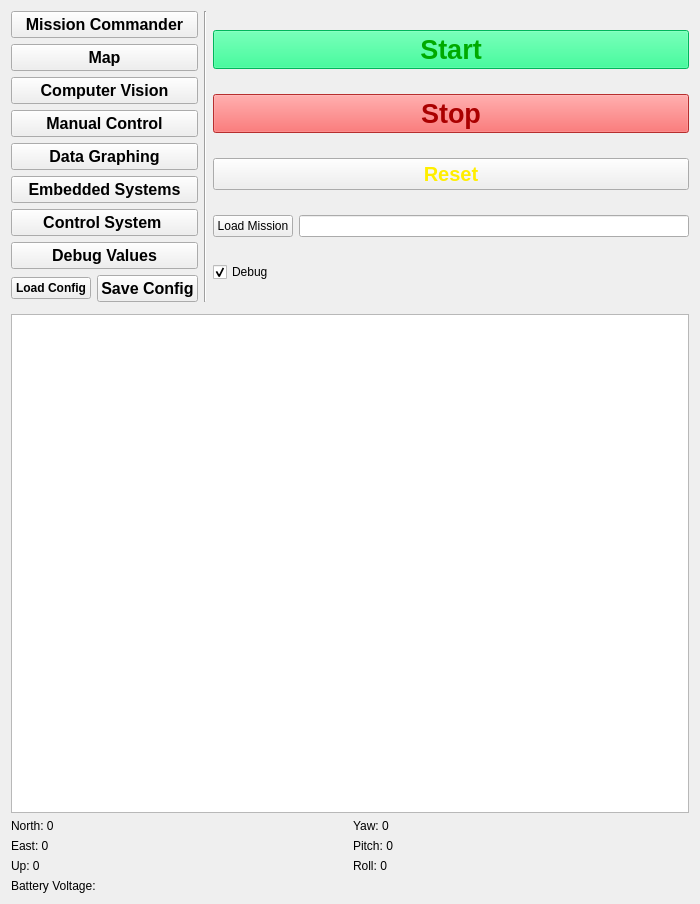
<?xml version="1.0" encoding="UTF-8"?>
<ui version="4.0">
 <class>MainWindowWidget</class>
 <widget class="QWidget" name="MainWindowWidget">
  <property name="geometry">
   <rect>
    <x>0</x>
    <y>0</y>
    <width>700</width>
    <height>904</height>
   </rect>
  </property>
  <property name="windowTitle">
   <string>Form</string>
  </property>
  <property name="autoFillBackground">
   <bool>false</bool>
  </property>
  <property name="styleSheet">
   <string notr="true"/>
  </property>
  <layout class="QVBoxLayout" name="verticalLayout_2">
   <item>
    <layout class="QVBoxLayout" name="verticalLayout">
     <item>
      <layout class="QHBoxLayout" name="horizontalLayout">
       <item>
        <layout class="QGridLayout" name="gridLayout">
         <item row="5" column="0">
          <widget class="QPushButton" name="embeddedButton">
           <property name="font">
            <font>
             <pointsize>12</pointsize>
             <weight>75</weight>
             <bold>true</bold>
            </font>
           </property>
           <property name="text">
            <string>Embedded Systems</string>
           </property>
          </widget>
         </item>
         <item row="4" column="0">
          <widget class="QPushButton" name="dataGraphingButton">
           <property name="font">
            <font>
             <pointsize>12</pointsize>
             <weight>75</weight>
             <bold>true</bold>
            </font>
           </property>
           <property name="text">
            <string>Data Graphing</string>
           </property>
          </widget>
         </item>
         <item row="1" column="0">
          <widget class="QPushButton" name="mapButton">
           <property name="font">
            <font>
             <pointsize>12</pointsize>
             <weight>75</weight>
             <bold>true</bold>
            </font>
           </property>
           <property name="text">
            <string>Map</string>
           </property>
          </widget>
         </item>
         <item row="3" column="0">
          <widget class="QPushButton" name="manualControlButton">
           <property name="font">
            <font>
             <pointsize>12</pointsize>
             <weight>75</weight>
             <bold>true</bold>
            </font>
           </property>
           <property name="text">
            <string>Manual Control</string>
           </property>
          </widget>
         </item>
         <item row="8" column="0">
          <layout class="QHBoxLayout" name="horizontalLayout_2">
           <item>
            <widget class="QPushButton" name="loadConfigsButton">
             <property name="font">
              <font>
               <weight>75</weight>
               <bold>true</bold>
              </font>
             </property>
             <property name="text">
              <string>Load Config</string>
             </property>
            </widget>
           </item>
           <item>
            <widget class="QPushButton" name="saveConfigButton">
             <property name="font">
              <font>
               <pointsize>12</pointsize>
               <weight>75</weight>
               <bold>true</bold>
              </font>
             </property>
             <property name="text">
              <string>Save Config</string>
             </property>
            </widget>
           </item>
          </layout>
         </item>
         <item row="6" column="0">
          <widget class="QPushButton" name="controlSystemButton">
           <property name="font">
            <font>
             <pointsize>12</pointsize>
             <weight>75</weight>
             <bold>true</bold>
            </font>
           </property>
           <property name="text">
            <string>Control System </string>
           </property>
          </widget>
         </item>
         <item row="2" column="0">
          <widget class="QPushButton" name="computerVisionButton">
           <property name="font">
            <font>
             <pointsize>12</pointsize>
             <weight>75</weight>
             <bold>true</bold>
            </font>
           </property>
           <property name="text">
            <string>Computer Vision</string>
           </property>
          </widget>
         </item>
         <item row="0" column="0">
          <widget class="QPushButton" name="missionCommanderButton">
           <property name="font">
            <font>
             <pointsize>12</pointsize>
             <weight>75</weight>
             <bold>true</bold>
            </font>
           </property>
           <property name="text">
            <string>Mission Commander</string>
           </property>
          </widget>
         </item>
         <item row="7" column="0">
          <widget class="QPushButton" name="debugValuesButton">
           <property name="font">
            <font>
             <pointsize>12</pointsize>
             <weight>75</weight>
             <bold>true</bold>
            </font>
           </property>
           <property name="text">
            <string>Debug Values</string>
           </property>
          </widget>
         </item>
        </layout>
       </item>
       <item>
        <widget class="Line" name="line">
         <property name="orientation">
          <enum>Qt::Vertical</enum>
         </property>
        </widget>
       </item>
       <item>
        <layout class="QGridLayout" name="gridLayout_5">
         <item row="1" column="0">
          <widget class="QPushButton" name="stopButton">
           <property name="palette">
            <palette>
             <active>
              <colorrole role="WindowText">
               <brush brushstyle="SolidPattern">
                <color alpha="255">
                 <red>170</red>
                 <green>0</green>
                 <blue>0</blue>
                </color>
               </brush>
              </colorrole>
              <colorrole role="Button">
               <brush brushstyle="SolidPattern">
                <color alpha="255">
                 <red>255</red>
                 <green>65</green>
                 <blue>65</blue>
                </color>
               </brush>
              </colorrole>
              <colorrole role="Light">
               <brush brushstyle="SolidPattern">
                <color alpha="255">
                 <red>255</red>
                 <green>193</green>
                 <blue>193</blue>
                </color>
               </brush>
              </colorrole>
              <colorrole role="Midlight">
               <brush brushstyle="SolidPattern">
                <color alpha="255">
                 <red>255</red>
                 <green>129</green>
                 <blue>129</blue>
                </color>
               </brush>
              </colorrole>
              <colorrole role="Dark">
               <brush brushstyle="SolidPattern">
                <color alpha="255">
                 <red>127</red>
                 <green>32</green>
                 <blue>32</blue>
                </color>
               </brush>
              </colorrole>
              <colorrole role="Mid">
               <brush brushstyle="SolidPattern">
                <color alpha="255">
                 <red>170</red>
                 <green>43</green>
                 <blue>43</blue>
                </color>
               </brush>
              </colorrole>
              <colorrole role="Text">
               <brush brushstyle="SolidPattern">
                <color alpha="255">
                 <red>170</red>
                 <green>0</green>
                 <blue>0</blue>
                </color>
               </brush>
              </colorrole>
              <colorrole role="BrightText">
               <brush brushstyle="SolidPattern">
                <color alpha="255">
                 <red>255</red>
                 <green>255</green>
                 <blue>255</blue>
                </color>
               </brush>
              </colorrole>
              <colorrole role="ButtonText">
               <brush brushstyle="SolidPattern">
                <color alpha="255">
                 <red>170</red>
                 <green>0</green>
                 <blue>0</blue>
                </color>
               </brush>
              </colorrole>
              <colorrole role="Base">
               <brush brushstyle="SolidPattern">
                <color alpha="255">
                 <red>255</red>
                 <green>255</green>
                 <blue>255</blue>
                </color>
               </brush>
              </colorrole>
              <colorrole role="Window">
               <brush brushstyle="SolidPattern">
                <color alpha="255">
                 <red>255</red>
                 <green>65</green>
                 <blue>65</blue>
                </color>
               </brush>
              </colorrole>
              <colorrole role="Shadow">
               <brush brushstyle="SolidPattern">
                <color alpha="255">
                 <red>0</red>
                 <green>0</green>
                 <blue>0</blue>
                </color>
               </brush>
              </colorrole>
              <colorrole role="AlternateBase">
               <brush brushstyle="SolidPattern">
                <color alpha="255">
                 <red>255</red>
                 <green>160</green>
                 <blue>160</blue>
                </color>
               </brush>
              </colorrole>
              <colorrole role="ToolTipBase">
               <brush brushstyle="SolidPattern">
                <color alpha="255">
                 <red>255</red>
                 <green>255</green>
                 <blue>220</blue>
                </color>
               </brush>
              </colorrole>
              <colorrole role="ToolTipText">
               <brush brushstyle="SolidPattern">
                <color alpha="255">
                 <red>0</red>
                 <green>0</green>
                 <blue>0</blue>
                </color>
               </brush>
              </colorrole>
             </active>
             <inactive>
              <colorrole role="WindowText">
               <brush brushstyle="SolidPattern">
                <color alpha="255">
                 <red>170</red>
                 <green>0</green>
                 <blue>0</blue>
                </color>
               </brush>
              </colorrole>
              <colorrole role="Button">
               <brush brushstyle="SolidPattern">
                <color alpha="255">
                 <red>255</red>
                 <green>65</green>
                 <blue>65</blue>
                </color>
               </brush>
              </colorrole>
              <colorrole role="Light">
               <brush brushstyle="SolidPattern">
                <color alpha="255">
                 <red>255</red>
                 <green>193</green>
                 <blue>193</blue>
                </color>
               </brush>
              </colorrole>
              <colorrole role="Midlight">
               <brush brushstyle="SolidPattern">
                <color alpha="255">
                 <red>255</red>
                 <green>129</green>
                 <blue>129</blue>
                </color>
               </brush>
              </colorrole>
              <colorrole role="Dark">
               <brush brushstyle="SolidPattern">
                <color alpha="255">
                 <red>127</red>
                 <green>32</green>
                 <blue>32</blue>
                </color>
               </brush>
              </colorrole>
              <colorrole role="Mid">
               <brush brushstyle="SolidPattern">
                <color alpha="255">
                 <red>170</red>
                 <green>43</green>
                 <blue>43</blue>
                </color>
               </brush>
              </colorrole>
              <colorrole role="Text">
               <brush brushstyle="SolidPattern">
                <color alpha="255">
                 <red>170</red>
                 <green>0</green>
                 <blue>0</blue>
                </color>
               </brush>
              </colorrole>
              <colorrole role="BrightText">
               <brush brushstyle="SolidPattern">
                <color alpha="255">
                 <red>255</red>
                 <green>255</green>
                 <blue>255</blue>
                </color>
               </brush>
              </colorrole>
              <colorrole role="ButtonText">
               <brush brushstyle="SolidPattern">
                <color alpha="255">
                 <red>170</red>
                 <green>0</green>
                 <blue>0</blue>
                </color>
               </brush>
              </colorrole>
              <colorrole role="Base">
               <brush brushstyle="SolidPattern">
                <color alpha="255">
                 <red>255</red>
                 <green>255</green>
                 <blue>255</blue>
                </color>
               </brush>
              </colorrole>
              <colorrole role="Window">
               <brush brushstyle="SolidPattern">
                <color alpha="255">
                 <red>255</red>
                 <green>65</green>
                 <blue>65</blue>
                </color>
               </brush>
              </colorrole>
              <colorrole role="Shadow">
               <brush brushstyle="SolidPattern">
                <color alpha="255">
                 <red>0</red>
                 <green>0</green>
                 <blue>0</blue>
                </color>
               </brush>
              </colorrole>
              <colorrole role="AlternateBase">
               <brush brushstyle="SolidPattern">
                <color alpha="255">
                 <red>255</red>
                 <green>160</green>
                 <blue>160</blue>
                </color>
               </brush>
              </colorrole>
              <colorrole role="ToolTipBase">
               <brush brushstyle="SolidPattern">
                <color alpha="255">
                 <red>255</red>
                 <green>255</green>
                 <blue>220</blue>
                </color>
               </brush>
              </colorrole>
              <colorrole role="ToolTipText">
               <brush brushstyle="SolidPattern">
                <color alpha="255">
                 <red>0</red>
                 <green>0</green>
                 <blue>0</blue>
                </color>
               </brush>
              </colorrole>
             </inactive>
             <disabled>
              <colorrole role="WindowText">
               <brush brushstyle="SolidPattern">
                <color alpha="255">
                 <red>170</red>
                 <green>0</green>
                 <blue>0</blue>
                </color>
               </brush>
              </colorrole>
              <colorrole role="Button">
               <brush brushstyle="SolidPattern">
                <color alpha="255">
                 <red>255</red>
                 <green>65</green>
                 <blue>65</blue>
                </color>
               </brush>
              </colorrole>
              <colorrole role="Light">
               <brush brushstyle="SolidPattern">
                <color alpha="255">
                 <red>255</red>
                 <green>193</green>
                 <blue>193</blue>
                </color>
               </brush>
              </colorrole>
              <colorrole role="Midlight">
               <brush brushstyle="SolidPattern">
                <color alpha="255">
                 <red>255</red>
                 <green>129</green>
                 <blue>129</blue>
                </color>
               </brush>
              </colorrole>
              <colorrole role="Dark">
               <brush brushstyle="SolidPattern">
                <color alpha="255">
                 <red>127</red>
                 <green>32</green>
                 <blue>32</blue>
                </color>
               </brush>
              </colorrole>
              <colorrole role="Mid">
               <brush brushstyle="SolidPattern">
                <color alpha="255">
                 <red>170</red>
                 <green>43</green>
                 <blue>43</blue>
                </color>
               </brush>
              </colorrole>
              <colorrole role="Text">
               <brush brushstyle="SolidPattern">
                <color alpha="255">
                 <red>170</red>
                 <green>0</green>
                 <blue>0</blue>
                </color>
               </brush>
              </colorrole>
              <colorrole role="BrightText">
               <brush brushstyle="SolidPattern">
                <color alpha="255">
                 <red>255</red>
                 <green>255</green>
                 <blue>255</blue>
                </color>
               </brush>
              </colorrole>
              <colorrole role="ButtonText">
               <brush brushstyle="SolidPattern">
                <color alpha="255">
                 <red>170</red>
                 <green>0</green>
                 <blue>0</blue>
                </color>
               </brush>
              </colorrole>
              <colorrole role="Base">
               <brush brushstyle="SolidPattern">
                <color alpha="255">
                 <red>255</red>
                 <green>65</green>
                 <blue>65</blue>
                </color>
               </brush>
              </colorrole>
              <colorrole role="Window">
               <brush brushstyle="SolidPattern">
                <color alpha="255">
                 <red>255</red>
                 <green>65</green>
                 <blue>65</blue>
                </color>
               </brush>
              </colorrole>
              <colorrole role="Shadow">
               <brush brushstyle="SolidPattern">
                <color alpha="255">
                 <red>0</red>
                 <green>0</green>
                 <blue>0</blue>
                </color>
               </brush>
              </colorrole>
              <colorrole role="AlternateBase">
               <brush brushstyle="SolidPattern">
                <color alpha="255">
                 <red>255</red>
                 <green>65</green>
                 <blue>65</blue>
                </color>
               </brush>
              </colorrole>
              <colorrole role="ToolTipBase">
               <brush brushstyle="SolidPattern">
                <color alpha="255">
                 <red>255</red>
                 <green>255</green>
                 <blue>220</blue>
                </color>
               </brush>
              </colorrole>
              <colorrole role="ToolTipText">
               <brush brushstyle="SolidPattern">
                <color alpha="255">
                 <red>0</red>
                 <green>0</green>
                 <blue>0</blue>
                </color>
               </brush>
              </colorrole>
             </disabled>
            </palette>
           </property>
           <property name="font">
            <font>
             <pointsize>20</pointsize>
             <weight>75</weight>
             <bold>true</bold>
            </font>
           </property>
           <property name="styleSheet">
            <string notr="true">color: rgb(170, 0, 0);</string>
           </property>
           <property name="text">
            <string>Stop</string>
           </property>
          </widget>
         </item>
         <item row="0" column="0">
          <widget class="QPushButton" name="startButton">
           <property name="palette">
            <palette>
             <active>
              <colorrole role="WindowText">
               <brush brushstyle="SolidPattern">
                <color alpha="255">
                 <red>0</red>
                 <green>170</green>
                 <blue>0</blue>
                </color>
               </brush>
              </colorrole>
              <colorrole role="Button">
               <brush brushstyle="SolidPattern">
                <color alpha="255">
                 <red>0</red>
                 <green>255</green>
                 <blue>127</blue>
                </color>
               </brush>
              </colorrole>
              <colorrole role="Light">
               <brush brushstyle="SolidPattern">
                <color alpha="255">
                 <red>127</red>
                 <green>255</green>
                 <blue>191</blue>
                </color>
               </brush>
              </colorrole>
              <colorrole role="Midlight">
               <brush brushstyle="SolidPattern">
                <color alpha="255">
                 <red>63</red>
                 <green>255</green>
                 <blue>159</blue>
                </color>
               </brush>
              </colorrole>
              <colorrole role="Dark">
               <brush brushstyle="SolidPattern">
                <color alpha="255">
                 <red>0</red>
                 <green>127</green>
                 <blue>63</blue>
                </color>
               </brush>
              </colorrole>
              <colorrole role="Mid">
               <brush brushstyle="SolidPattern">
                <color alpha="255">
                 <red>0</red>
                 <green>170</green>
                 <blue>84</blue>
                </color>
               </brush>
              </colorrole>
              <colorrole role="Text">
               <brush brushstyle="SolidPattern">
                <color alpha="255">
                 <red>0</red>
                 <green>170</green>
                 <blue>0</blue>
                </color>
               </brush>
              </colorrole>
              <colorrole role="BrightText">
               <brush brushstyle="SolidPattern">
                <color alpha="255">
                 <red>255</red>
                 <green>255</green>
                 <blue>255</blue>
                </color>
               </brush>
              </colorrole>
              <colorrole role="ButtonText">
               <brush brushstyle="SolidPattern">
                <color alpha="255">
                 <red>0</red>
                 <green>170</green>
                 <blue>0</blue>
                </color>
               </brush>
              </colorrole>
              <colorrole role="Base">
               <brush brushstyle="SolidPattern">
                <color alpha="255">
                 <red>255</red>
                 <green>255</green>
                 <blue>255</blue>
                </color>
               </brush>
              </colorrole>
              <colorrole role="Window">
               <brush brushstyle="SolidPattern">
                <color alpha="255">
                 <red>0</red>
                 <green>255</green>
                 <blue>127</blue>
                </color>
               </brush>
              </colorrole>
              <colorrole role="Shadow">
               <brush brushstyle="SolidPattern">
                <color alpha="255">
                 <red>0</red>
                 <green>0</green>
                 <blue>0</blue>
                </color>
               </brush>
              </colorrole>
              <colorrole role="AlternateBase">
               <brush brushstyle="SolidPattern">
                <color alpha="255">
                 <red>127</red>
                 <green>255</green>
                 <blue>191</blue>
                </color>
               </brush>
              </colorrole>
              <colorrole role="ToolTipBase">
               <brush brushstyle="SolidPattern">
                <color alpha="255">
                 <red>255</red>
                 <green>255</green>
                 <blue>220</blue>
                </color>
               </brush>
              </colorrole>
              <colorrole role="ToolTipText">
               <brush brushstyle="SolidPattern">
                <color alpha="255">
                 <red>0</red>
                 <green>0</green>
                 <blue>0</blue>
                </color>
               </brush>
              </colorrole>
             </active>
             <inactive>
              <colorrole role="WindowText">
               <brush brushstyle="SolidPattern">
                <color alpha="255">
                 <red>0</red>
                 <green>170</green>
                 <blue>0</blue>
                </color>
               </brush>
              </colorrole>
              <colorrole role="Button">
               <brush brushstyle="SolidPattern">
                <color alpha="255">
                 <red>0</red>
                 <green>255</green>
                 <blue>127</blue>
                </color>
               </brush>
              </colorrole>
              <colorrole role="Light">
               <brush brushstyle="SolidPattern">
                <color alpha="255">
                 <red>127</red>
                 <green>255</green>
                 <blue>191</blue>
                </color>
               </brush>
              </colorrole>
              <colorrole role="Midlight">
               <brush brushstyle="SolidPattern">
                <color alpha="255">
                 <red>63</red>
                 <green>255</green>
                 <blue>159</blue>
                </color>
               </brush>
              </colorrole>
              <colorrole role="Dark">
               <brush brushstyle="SolidPattern">
                <color alpha="255">
                 <red>0</red>
                 <green>127</green>
                 <blue>63</blue>
                </color>
               </brush>
              </colorrole>
              <colorrole role="Mid">
               <brush brushstyle="SolidPattern">
                <color alpha="255">
                 <red>0</red>
                 <green>170</green>
                 <blue>84</blue>
                </color>
               </brush>
              </colorrole>
              <colorrole role="Text">
               <brush brushstyle="SolidPattern">
                <color alpha="255">
                 <red>0</red>
                 <green>170</green>
                 <blue>0</blue>
                </color>
               </brush>
              </colorrole>
              <colorrole role="BrightText">
               <brush brushstyle="SolidPattern">
                <color alpha="255">
                 <red>255</red>
                 <green>255</green>
                 <blue>255</blue>
                </color>
               </brush>
              </colorrole>
              <colorrole role="ButtonText">
               <brush brushstyle="SolidPattern">
                <color alpha="255">
                 <red>0</red>
                 <green>170</green>
                 <blue>0</blue>
                </color>
               </brush>
              </colorrole>
              <colorrole role="Base">
               <brush brushstyle="SolidPattern">
                <color alpha="255">
                 <red>255</red>
                 <green>255</green>
                 <blue>255</blue>
                </color>
               </brush>
              </colorrole>
              <colorrole role="Window">
               <brush brushstyle="SolidPattern">
                <color alpha="255">
                 <red>0</red>
                 <green>255</green>
                 <blue>127</blue>
                </color>
               </brush>
              </colorrole>
              <colorrole role="Shadow">
               <brush brushstyle="SolidPattern">
                <color alpha="255">
                 <red>0</red>
                 <green>0</green>
                 <blue>0</blue>
                </color>
               </brush>
              </colorrole>
              <colorrole role="AlternateBase">
               <brush brushstyle="SolidPattern">
                <color alpha="255">
                 <red>127</red>
                 <green>255</green>
                 <blue>191</blue>
                </color>
               </brush>
              </colorrole>
              <colorrole role="ToolTipBase">
               <brush brushstyle="SolidPattern">
                <color alpha="255">
                 <red>255</red>
                 <green>255</green>
                 <blue>220</blue>
                </color>
               </brush>
              </colorrole>
              <colorrole role="ToolTipText">
               <brush brushstyle="SolidPattern">
                <color alpha="255">
                 <red>0</red>
                 <green>0</green>
                 <blue>0</blue>
                </color>
               </brush>
              </colorrole>
             </inactive>
             <disabled>
              <colorrole role="WindowText">
               <brush brushstyle="SolidPattern">
                <color alpha="255">
                 <red>0</red>
                 <green>170</green>
                 <blue>0</blue>
                </color>
               </brush>
              </colorrole>
              <colorrole role="Button">
               <brush brushstyle="SolidPattern">
                <color alpha="255">
                 <red>0</red>
                 <green>255</green>
                 <blue>127</blue>
                </color>
               </brush>
              </colorrole>
              <colorrole role="Light">
               <brush brushstyle="SolidPattern">
                <color alpha="255">
                 <red>127</red>
                 <green>255</green>
                 <blue>191</blue>
                </color>
               </brush>
              </colorrole>
              <colorrole role="Midlight">
               <brush brushstyle="SolidPattern">
                <color alpha="255">
                 <red>63</red>
                 <green>255</green>
                 <blue>159</blue>
                </color>
               </brush>
              </colorrole>
              <colorrole role="Dark">
               <brush brushstyle="SolidPattern">
                <color alpha="255">
                 <red>0</red>
                 <green>127</green>
                 <blue>63</blue>
                </color>
               </brush>
              </colorrole>
              <colorrole role="Mid">
               <brush brushstyle="SolidPattern">
                <color alpha="255">
                 <red>0</red>
                 <green>170</green>
                 <blue>84</blue>
                </color>
               </brush>
              </colorrole>
              <colorrole role="Text">
               <brush brushstyle="SolidPattern">
                <color alpha="255">
                 <red>0</red>
                 <green>170</green>
                 <blue>0</blue>
                </color>
               </brush>
              </colorrole>
              <colorrole role="BrightText">
               <brush brushstyle="SolidPattern">
                <color alpha="255">
                 <red>255</red>
                 <green>255</green>
                 <blue>255</blue>
                </color>
               </brush>
              </colorrole>
              <colorrole role="ButtonText">
               <brush brushstyle="SolidPattern">
                <color alpha="255">
                 <red>0</red>
                 <green>170</green>
                 <blue>0</blue>
                </color>
               </brush>
              </colorrole>
              <colorrole role="Base">
               <brush brushstyle="SolidPattern">
                <color alpha="255">
                 <red>0</red>
                 <green>255</green>
                 <blue>127</blue>
                </color>
               </brush>
              </colorrole>
              <colorrole role="Window">
               <brush brushstyle="SolidPattern">
                <color alpha="255">
                 <red>0</red>
                 <green>255</green>
                 <blue>127</blue>
                </color>
               </brush>
              </colorrole>
              <colorrole role="Shadow">
               <brush brushstyle="SolidPattern">
                <color alpha="255">
                 <red>0</red>
                 <green>0</green>
                 <blue>0</blue>
                </color>
               </brush>
              </colorrole>
              <colorrole role="AlternateBase">
               <brush brushstyle="SolidPattern">
                <color alpha="255">
                 <red>0</red>
                 <green>255</green>
                 <blue>127</blue>
                </color>
               </brush>
              </colorrole>
              <colorrole role="ToolTipBase">
               <brush brushstyle="SolidPattern">
                <color alpha="255">
                 <red>255</red>
                 <green>255</green>
                 <blue>220</blue>
                </color>
               </brush>
              </colorrole>
              <colorrole role="ToolTipText">
               <brush brushstyle="SolidPattern">
                <color alpha="255">
                 <red>0</red>
                 <green>0</green>
                 <blue>0</blue>
                </color>
               </brush>
              </colorrole>
             </disabled>
            </palette>
           </property>
           <property name="font">
            <font>
             <pointsize>20</pointsize>
             <weight>75</weight>
             <bold>true</bold>
            </font>
           </property>
           <property name="styleSheet">
            <string notr="true">color: rgb(0, 170, 0);</string>
           </property>
           <property name="text">
            <string>Start</string>
           </property>
          </widget>
         </item>
         <item row="2" column="0">
          <widget class="QPushButton" name="resetButton">
           <property name="font">
            <font>
             <pointsize>15</pointsize>
             <weight>75</weight>
             <bold>true</bold>
            </font>
           </property>
           <property name="styleSheet">
            <string notr="true">color: rgb(255, 238, 0);</string>
           </property>
           <property name="text">
            <string>Reset</string>
           </property>
          </widget>
         </item>
         <item row="4" column="0">
          <widget class="QCheckBox" name="debugCheck">
           <property name="enabled">
            <bool>true</bool>
           </property>
           <property name="text">
            <string>Debug</string>
           </property>
           <property name="checked">
            <bool>true</bool>
           </property>
          </widget>
         </item>
         <item row="3" column="0">
          <layout class="QHBoxLayout" name="horizontalLayout_3">
           <item>
            <widget class="QPushButton" name="loadMissionsButton">
             <property name="text">
              <string>Load Mission</string>
             </property>
            </widget>
           </item>
           <item>
            <widget class="QLineEdit" name="missionLoaded"/>
           </item>
          </layout>
         </item>
        </layout>
       </item>
      </layout>
     </item>
    </layout>
   </item>
   <item>
    <widget class="Line" name="line_2">
     <property name="orientation">
      <enum>Qt::Vertical</enum>
     </property>
    </widget>
   </item>
   <item>
    <layout class="QVBoxLayout" name="verticalLayout_3">
     <item>
      <widget class="QPlainTextEdit" name="plainTextEdit"/>
     </item>
    </layout>
   </item>
   <item>
    <layout class="QHBoxLayout" name="horizontalLayout_4">
     <item>
      <layout class="QVBoxLayout" name="verticalLayout_5">
       <item>
        <widget class="QLabel" name="northLabel">
         <property name="text">
          <string>North: 0</string>
         </property>
        </widget>
       </item>
       <item>
        <widget class="QLabel" name="eastLabel">
         <property name="text">
          <string>East: 0</string>
         </property>
        </widget>
       </item>
       <item>
        <widget class="QLabel" name="upLabel">
         <property name="text">
          <string>Up: 0</string>
         </property>
        </widget>
       </item>
      </layout>
     </item>
     <item>
      <layout class="QVBoxLayout" name="verticalLayout_4">
       <item>
        <widget class="QLabel" name="yawLabel">
         <property name="text">
          <string>Yaw: 0</string>
         </property>
        </widget>
       </item>
       <item>
        <widget class="QLabel" name="pitchLabel">
         <property name="text">
          <string>Pitch: 0</string>
         </property>
        </widget>
       </item>
       <item>
        <widget class="QLabel" name="rollLabel">
         <property name="text">
          <string>Roll: 0</string>
         </property>
        </widget>
       </item>
      </layout>
     </item>
    </layout>
   </item>
   <item>
    <widget class="QLabel" name="batteryVoltageLabel">
     <property name="text">
      <string>Battery Voltage: </string>
     </property>
    </widget>
   </item>
  </layout>
 </widget>
 <resources/>
 <connections/>
</ui>
